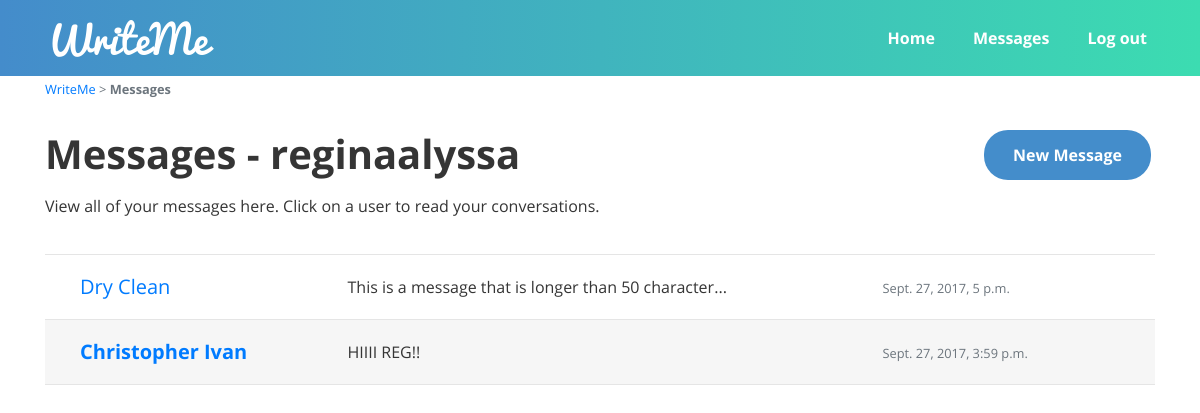
/messages/ (signed in), run on an earlier commit of the app's database.
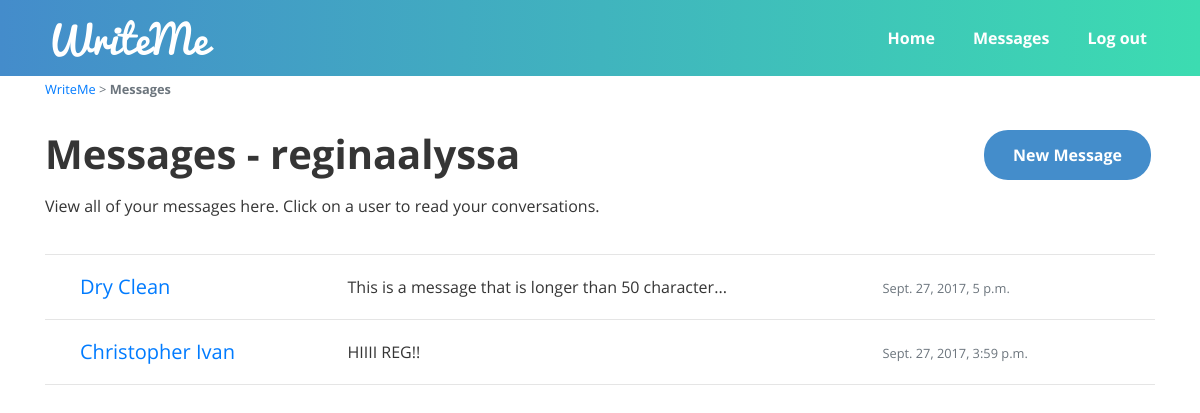
And on a later commit of the database.
### messaging/models.py (models this page shows)
class Message(models.Model):
    conversation = models.ForeignKey(Conversation)
    sender = models.ForeignKey(User)
    message = models.TextField()
    timestamp = models.DateTimeField(auto_now_add=True)
    unread_flag = models.BooleanField(default=True)

class Conversation(models.Model):
    user1 = models.ForeignKey(User, related_name='%(class)s_1')
    user2 = models.ForeignKey(User, related_name='%(class)s_2')

### messaging/views.py (the view)
class RecentMessagesListView(LoginRequiredMixin, ListView):
    template_name = "messaging/index.html"
    context_object_name = 'latest_conversation_messages_list'
    def get_queryset(self):
        conversation_list = Conversation.objects.filter(Q(user1=self.request.user) | Q(user2=self.request.user))
        latest_conversation_messages_list = []
        for conversation in conversation_list:
            latest_conversation_messages_list.append(Message.objects.filter(conversation=conversation).latest('timestamp'))
            latest_conversation_messages_list.sort(key=lambda x: x.timestamp, reverse=True)
        return latest_conversation_messages_list

### messaging/templatetags/messaging_tags.py (called while the page is built)
@register.filter
def limit_char_50(string):
    if len(string) > 50:
        return string[:50] + "..."
    return string

### messaging/templates/messaging/index.html (shortened to what the changed rows need)
{% extends "base.html" %}
{% load messaging_tags %}
{% block stylesheet %}
    {% load static %}
    <link rel="stylesheet" href="{% static 'messaging/css/messaging.css' %}">
{% endblock %}
{% block content %}
    <div class="container">
        <div class="main-container">
            <div class="row">
                <div class="col-md-12 mx-auto padding-0">
                    <div class="row">
                        <div class="col-md-8">
                            <h1 class="margin-0 main-header">Messages - {{ user.username }}</h1>
                        </div>
                    </div>
                    <div class="row latest-conversations">
                        <div class="col-md-12">
                            {% if latest_conversation_messages_list %}
                                <hr class="margin-0">
                                {% for item in latest_conversation_messages_list %}
                                    {% if user.username != item.conversation.user1.username %}
                                        <a href="{% url 'messaging:conversation' item.conversation.user1.username %}" class="latest-conversation-entry">
                                    {% else %}
                                        <a href="{% url 'messaging:conversation' item.conversation.user2.username %}" class="latest-conversation-entry">
                                    {% endif %}
                                            <div class="row message-entry {% if item.unread_flag == True and item.sender != user %}unread{% endif %}">
                                                <div class="col-md-3">
                                                    <h5 class="margin-0">
                                                        {% if user.username != item.conversation.user1.username %}
                                                            {{ item.conversation.user1.first_name }} {{ item.conversation.user1.last_name }}
                                                        {% else %}
                                                            {{ item.conversation.user2.first_name }} {{ item.conversation.user2.last_name }}
                                                        {% endif %}
                                                    </h5>
                                                </div>
                                                <div class="col-md-6">
                                                    <p class="margin-0 latest-conversation-message">{{ item.message|limit_char_50 }}</p>
                                                </div>
                                                <div class="col-md-3">
                                                    <small class="text-muted">{{ item.timestamp }}</small>
                                                </div>
                                            </div>
                                        </a>
                                    <hr class="margin-0">
                                {% endfor %}
                            {% else %}
                                <p>You currently haven't sent or received a message yet. <a href="{% url 'messaging:new' %}">Send new message now.</a></p>
                            {% endif %}
                        </div>
                    </div>
                </div>
            </div>
        </div>
    </div>
{% endblock %}

What changed in the data, as far as the page shows it:
changed Message "HIIII REG!!": unread_flag True → False (drawn)
